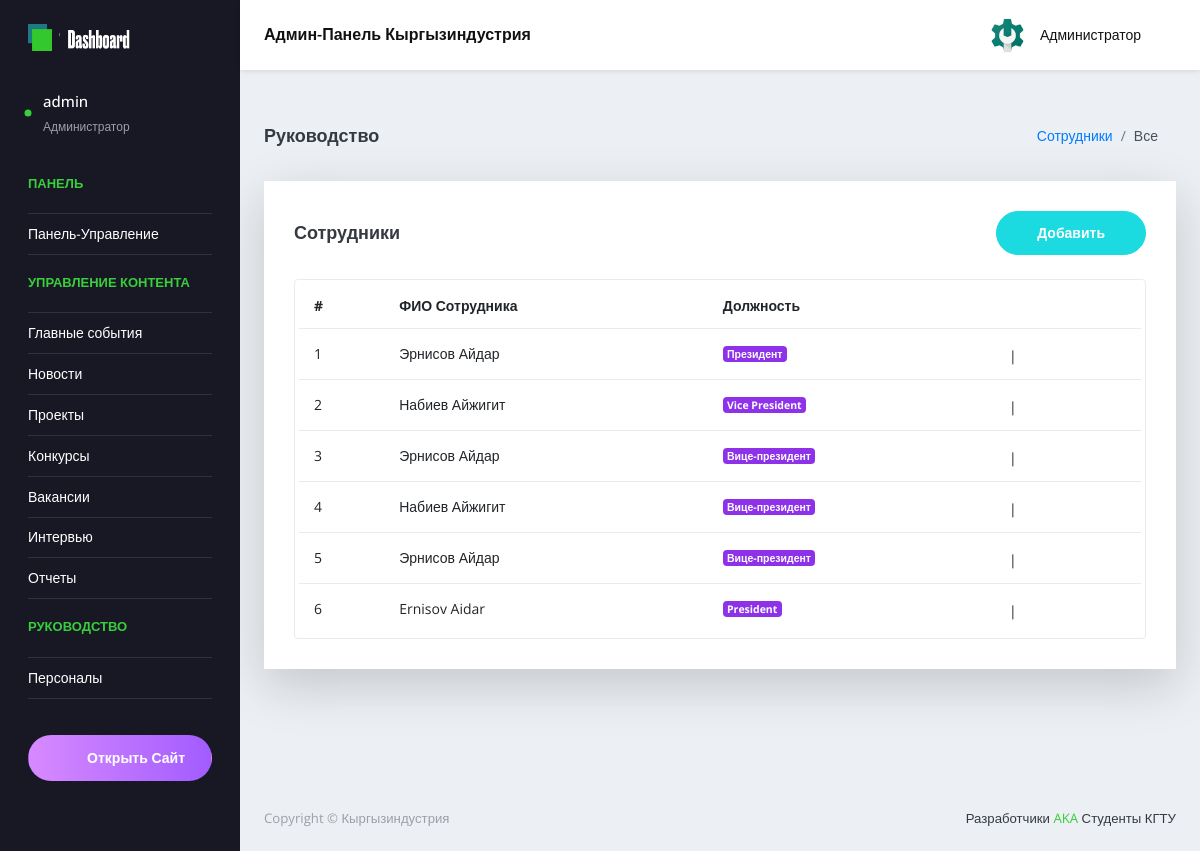
Page /ru/admin-panel/management/ (signed in) on the committed database.
### main/models.py (models this page shows, shortened)
class Management(models.Model):
    full_name = models.CharField(max_length = 60, verbose_name = "ФИО Сотрудника")
    position = models.CharField(max_length = 70, verbose_name = "Должность")
    date_birth = models.DateField(verbose_name='Дата рождения', default=now)
    education = models.CharField(max_length=255, verbose_name='Образования')
    speciality = models.CharField(max_length=
                                  255, verbose_name='Специальность')
    about = RichTextField(verbose_name="Биография сотрудника")
    language=models.CharField(
                               max_length = 10,
                               choices = LanguageChoice.choices,
                               default = LanguageChoice.RU,
                               verbose_name = "Язык"
                               )
    picture = models.ImageField(
        verbose_name="Фотография",
        upload_to=get_file_path,
        validators = [validate_image_file_extension]
        )
    path_url = "static/client/img/team/"

### main/views.py (the view)
# urls.py: path('admin-panel/management/', views.ManagementListView.as_view(), name='management_all'),
class ManagementListView(LoginRequiredMixin, ManagementView, ListView):
    login_url = "login_page"
    template_name = "admin/pages/management/management_list.html"

### main/templates/admin/pages/management/management_list.html (shortened to what this page needs)
{% extends 'admin/admin_base.html' %}
{% load static %}
  {% block content %}
      <div class="content-wrapper">
            <div class="page-header">
              <h3 class="page-title">Руководство</h3>
              <nav aria-label="breadcrumb">
                <ol class="breadcrumb">
                  <li class="breadcrumb-item"><a href="{% url 'management_all' %}">Сотрудники</a></li>
                  <li class="breadcrumb-item active" aria-current="page">Все</li>
                </ol>
              </nav>
            </div>
            <div class="row">
              <div class="col-lg-12 grid-margin stretch-card">
                <div class="card shadow-lg">
                  <div class="card-body">
                    <div class="d-sm-flex align-items-center mb-4">
                      <h4 class="card-title mb-sm-0">Сотрудники</h4>
                      <a href="{% url 'management_create' %}" class="btn btn-primary btn-rounded my-1 my-sm-0 ml-auto">
                        Добавить
                      </a>
                    </div>
                    <div class="table-responsive border rounded p-1">
                      <table class="table table-hover">
                        {% if management_list %}
                        <thead>
                          <tr>
                            <th class="font-weight-bold">#</th>
                            <th class="font-weight-bold">ФИО Сотрудника</th>
                            <th class="font-weight-bold">Должность</th>
                          </tr>
                        </thead>
                        <tbody>
                          {% for management in management_list %}
                          <tr>
                            <td>{{forloop.counter}}</td>
                            <td class="td-title" >{{management.full_name }}</td>
                            <td class="text-info"><div class="badge badge-info">{{management.position}}</div></td>
                            <td class="edit-delete-icons">
                              <a href="{% url 'management_update' management.id %}"><i class="icon-pencil"></i></a> |
                              <a href="{% url 'management_delete' management.id %}" class="text-danger"><i class="icon-trash"></i></a>
                            </td>
                          </tr>
                          {% endfor %}
                        </tbody>
                        {% endif %}
                      </table>
                    </div>
                  </div>
                </div>
              </div>
            </div>
      </div>
{% endblock content %}

### main/templates/admin/blocks/side-bar.html (shortened to what this page needs)
{% load static %}
  <nav class="sidebar sidebar-offcanvas" id="sidebar">
      <ul class="nav">
        <li class="nav-item nav-profile user-select-none">
          <a class="nav-link">
            <div class="profile-image">
              <div class="dot-indicator bg-success"></div>
            </div>
            <div class="text-wrapper">
              <p class="profile-name">{{ user }}</p>
              <p class="designation">Администратор</p>
            </div>
            <div class="icon-container">
              <i class="icon-support"></i>
            </div>
          </a>
        </li>
        <li class="nav-item nav-category">
          <span class="nav-link">Панель</span>
        </li>
        <li class="nav-item" id="main-panel">
          <a class="nav-link" href="{% url 'admin_panel' %}">
            <span class="menu-title">Панель-Управление</span>
            <i class="icon-screen-desktop menu-icon"></i>
          </a>
        </li>
        <li class="nav-item nav-category"><span class="nav-link">Управление контента</span></li>
        <li class="nav-item" id="hotnews-panel">
          <a class="nav-link" data-toggle="collapse" href="#hotnews" aria-expanded="{% if expand_hotnews %}true{% else %}false{% endif %}" aria-controls="hotnews">
            <span class="menu-title">Главные события</span>
            <i class="icon-fire menu-icon"></i>
          </a>
        </li>
        <li class="nav-item" id="news-panel">
          <a class="nav-link" data-toggle="collapse" href="#news" aria-expanded="{% if expand_news %}true{% else %}false{% endif %}" aria-controls="news">
            <span class="menu-title">Новости</span>
            <i class="icon-book-open menu-icon"></i>
          </a>
        </li>
        <li class="nav-item" id="projects-panel">
          <a class="nav-link" data-toggle="collapse" href="#projects" aria-expanded="{% if expand_projects %}true{% else %}false{% endif %}" aria-controls="projects">
            <span class="menu-title">Проекты</span>
            <i class="icon-layers menu-icon"></i>
          </a>
        </li>
        <li class="nav-item" id="contests-panel">
          <a class="nav-link" data-toggle="collapse" href="#contests" aria-expanded="{% if expand_contests %}true{% else %}false{% endif %}" aria-controls="contests">
            <span class="menu-title">Конкурсы</span>
            <i class="icon-chart menu-icon"></i>
          </a>
        </li>
        <li class="nav-item" id="vacancies-panel">
          <a class="nav-link" data-toggle="collapse" href="#vacanciese" aria-expanded="{% if expand_vacancies %}true{% else %}false{% endif %}" aria-controls="vacanciese">
            <span class="menu-title">Вакансии</span>
            <i class="icon-grid menu-icon"></i>
          </a>
        </li>
        <li class="nav-item" id="interviews-panel">
          <a class="nav-link" data-toggle="collapse" href="#interviews" aria-expanded="{% if expand_interviews %}true{% else %}false{% endif %}" aria-controls="interviews">
            <span class="menu-title">Интервью</span>
            <i class="icon-link menu-icon"></i>
          </a>
        </li>
        <li class="nav-item" id="reports-panel">
          <a class="nav-link" data-toggle="collapse" href="#reports" aria-expanded="{% if expand_reports %}true{% else %}false{% endif %}" aria-controls="reports">
            <span class="menu-title">Отчеты</span>
            <i class="icon-pie-chart menu-icon"></i>
          </a>
        </li>
        <li class="nav-item nav-category"><span class="nav-link">Руководство</span></li>
        <li class="nav-item" id="management-panel">
          <a href="{% url 'management_all' %}" class="nav-link {% if active_management %}active{% endif %}">
            <span class="menu-title">Персоналы</span>
            <i class="icon-people menu-icon"></i>
          </a>
        </li>
        <li class="nav-item pro-upgrade">
          <span class="nav-link">
            <a class="btn btn-block px-0 btn-rounded btn-upgrade" href="{% url 'index' %} " target="_blank"> <i class="icon-badge mx-2"></i> Открыть Сайт</a>
          </span>
        </li>
      </ul>
    </nav>

### rows in the picture
Management: full_name "Эрнисов Айдар", position "Президент"
Management: full_name "Набиев Айжигит", position "Vice President"
Management: full_name "Эрнисов Айдар", position "Вице-президент"
Management: full_name "Набиев Айжигит", position "Вице-президент"
Management: full_name "Эрнисов Айдар", position "Вице-президент"
Management: full_name "Ernisov Aidar", position "President"

### other values in the picture
{{ user }} "admin"
